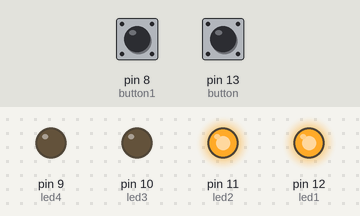
A sketch run on a simulated Arduino Uno, built with avr-gcc and run on an emulated ATmega328P. Shown: output pins drawn as LEDs (lit = HIGH). Dashed ring = blinking. Inputs (shaded band) come from the test bench; at power-on: pin 13 (button) HIGH, pin 8 (button1) LOW.

Above: at 1.8 s.
1.9 s: pin 13 (button) pulled LOW for 3.2 s
At 6.9 s:
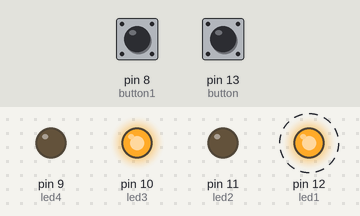
8.1 s: pin 13 (button) pulled LOW for 0.6 s
At 8.1 s:
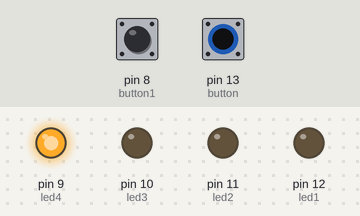
At 11.6 s:
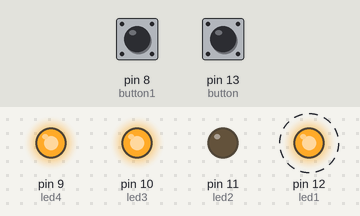
11.7 s: pin 13 (button) pulled LOW for 1 s
Timing chart, 0 to 21.0 s (numbered marks = the images above; inputs shaded):
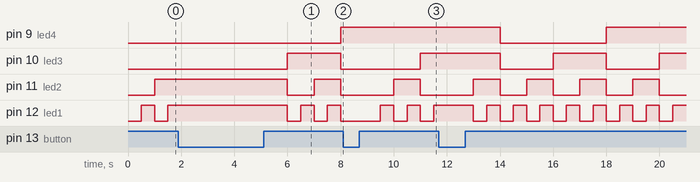

The sketch:

task2w4.ino
```cpp
const int button = 13;
const int button1 = 8;
const int led1 = 12;
const int led2 = 11;
const int led3 = 10;
const int led4 = 9;
int counter = -1;
int MAX_VALUE = 16;

void updateLED(int pin, int bit, int ctr) {
  digitalWrite(pin,  (ctr & (1 << bit)) == (1 << bit) ? HIGH : LOW);
}


void setup() {
  pinMode(led1, OUTPUT);
  pinMode(led2, OUTPUT);
  pinMode(led3, OUTPUT);
  pinMode(led4, OUTPUT);
  pinMode(button, INPUT);
  pinMode(button1, INPUT);

  // turn on internal pull-up
}
void loop() {

  while (digitalRead(button) == HIGH) {
    counter = (counter + 1) % MAX_VALUE;
    updateLED(12, 0, counter);
    updateLED(11, 1, counter);
    updateLED(10, 2, counter);
    updateLED(9, 3, counter);
    delay(500);
  }
  while (digitalRead(button1) == HIGH) {
    counter = (counter - 1) % MAX_VALUE;
    updateLED(12, 0, counter);
    updateLED(11, 1, counter);
    updateLED(10, 2, counter);
    updateLED(9, 3, counter);
    delay(500);
  }
 while (digitalRead(button1) == LOW && digitalRead(button) == LOW ) {
  delay(1000);
 }

  digitalWrite(led1, LOW);
  digitalWrite(led2, LOW);
  digitalWrite(led3, LOW);
  digitalWrite(led4, LOW);

}
```

Measured:
- after the input at 8.1 s, pin 10 (led3): LOW → HIGH after 2.9 s instead of 1.9 s
- by itself, pin 11 (led2): alternates HIGH for 1.0 s and LOW for 1.0 s
- by itself, pin 12 (led1): alternates HIGH for 0.50 s and LOW for 0.50 s
